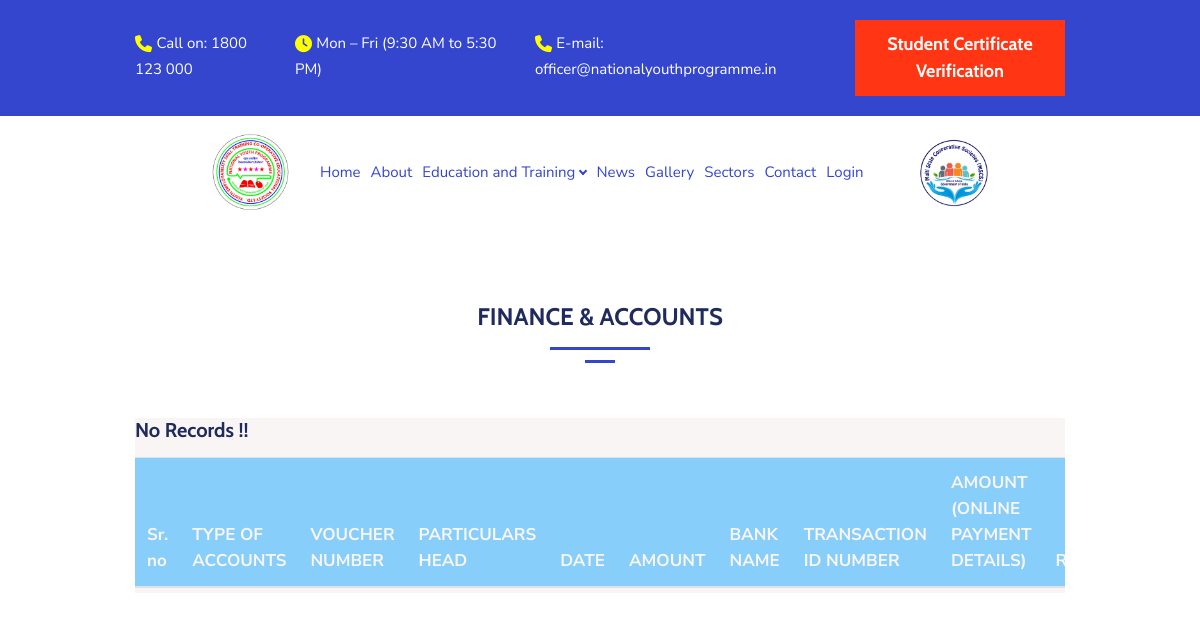
Page /e_finance_and_accounts on the earlier database version.
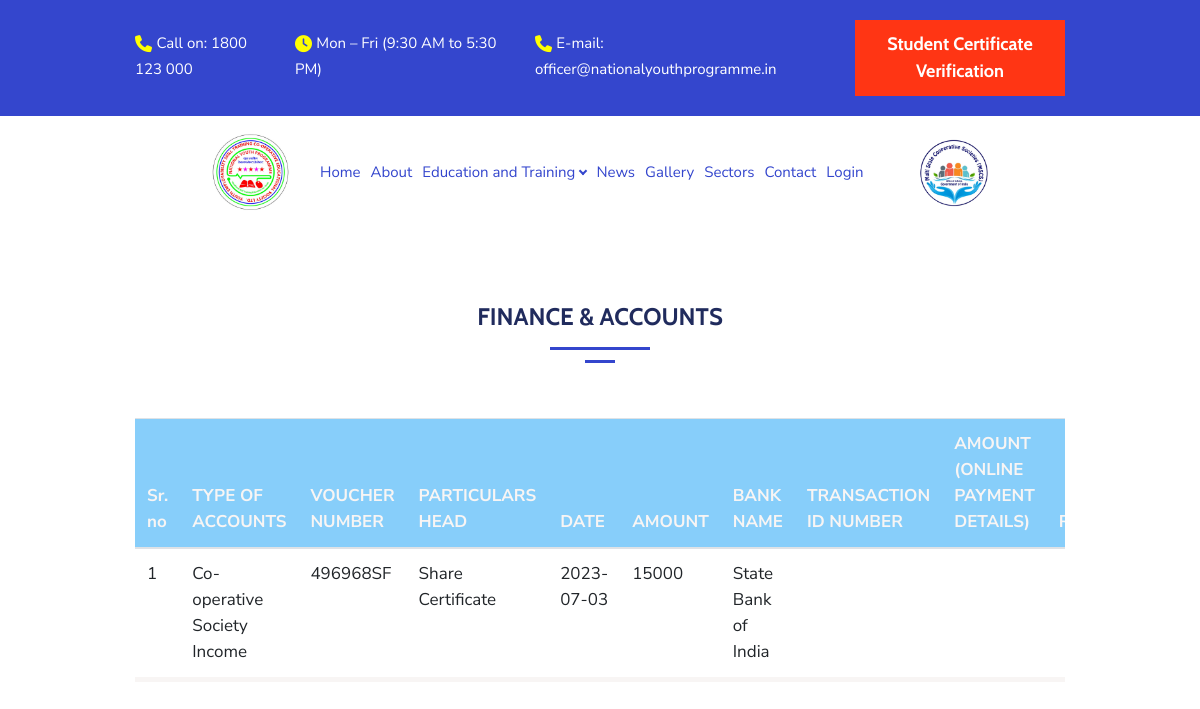
Same page on the later database version.
### nationalyouth/models.py (models this page shows, shortened)
class E_Office_Account(models.Model):
    type_of_account = models.ForeignKey(Type_of_Account, on_delete = models.CASCADE,null=True,blank=True) #select option filed
    voucher_number = models.CharField(max_length=250)
    particular_head = models.ForeignKey(Particulars_Head, on_delete = models.CASCADE,null=True,blank=True) #select option filed
    date = models.CharField(max_length=250)
    amount = models.CharField(max_length=250)
    bank_name = models.CharField(max_length=250)
    amount_detail = models.CharField(max_length=250)
    transaction_number = models.CharField(max_length=250)
    remark = models.CharField(max_length=250)
    name = models.CharField(max_length=250)
    college_name = models.ForeignKey(College_Name, on_delete = models.CASCADE,null=True,blank=True) #select option filed
    address = models.CharField(max_length=250)
    amount2 = models.CharField(max_length=250)
    file_referral_number = models.CharField(max_length=250)
    office_registration_number = models.CharField(max_length=250)
    pan_card_number = models.CharField(max_length=250)
    officer_incharge_name = models.CharField(max_length=250)
    secretary_name = models.CharField(max_length=250)
    officer_incharge_status = models.ForeignKey(Status, on_delete = models.CASCADE,null=True,blank=True,related_name='officer_incharge_status') #select option filed
    secretary_status = models.ForeignKey(Status, on_delete = models.CASCADE,null=True,blank=True,related_name='secretry_status') #select option filed
    remark_staff_approval = models.CharField(max_length=250)
    remark_officer_approval = models.CharField(max_length=250)
    office_referral_number = models.CharField(max_length=250)
    description = models.TextField(max_length=250,null=True)   # Doubt in field
    date_and_time = models.DateTimeField(auto_now_add=True)

class Type_of_Account(models.Model):
    type_of_account = models.CharField(max_length=250)
    date_and_time = models.DateTimeField(auto_now_add=True)

class Particulars_Head(models.Model):
    particular_head = models.CharField(max_length=250)
    date_and_time = models.DateTimeField(auto_now_add=True)
    def __str__(self):
        return self.particular_head

### nationalyouth/views.py (the view)
# urls.py: path('e_finance_and_accounts',e_finance_and_accounts,name='se_finance_and_accounts'),
def e_finance_and_accounts(request):
    all_e_finance_and_accounts = E_Office_Account.objects.all()
    data = {
        'all_e_finance_and_accounts':all_e_finance_and_accounts,
    }
    return render(request,'internal/e_finance_and_accounts.html',data)

### nationalyouth/templates/internal/e_finance_and_accounts.html (shortened to what this page needs)
{% extends 'Main/base.html' %} {% block main_content %} {% load static %}
<div class="phStickyWrap">
    {% include 'Main/header.html' %}
</div>
<body>
    <div class="d-lg-flex">
        <div class="container mb-16">
            <div class="row align-items-center justify-content-center">
                <div class="col-lg-12 col-md-12 col-sm-6 py-5 pt-15">
                    <center>
                        <h3>FINANCE & ACCOUNTS</h3>
                        <div style="display: flex; flex-direction: column; align-items: center;">
                            <div style="width: 100px; height: 3px; background-color: #3446CD; margin-bottom: 10px;">
                            </div>
                            <div style="width: 30px; height: 3px; background-color: #3446CD; margin-bottom: 55px;">
                            </div>
                        </div>
                    </center>
                  <section class="bg-light">
                    <div class="table-responsive" id="no-more-tables">
                        <table class="table bg-white">
                            <thead class="bg-dark text-light">
                                <tr>
                                    <th>Sr. no</th>
                                    <th>TYPE OF ACCOUNTS</th>
                                    <th>VOUCHER NUMBER</th>
                                    <th>PARTICULARS HEAD</th>
                                    <th>DATE</th>
                                    <th>AMOUNT</th>
                                    <th>BANK NAME</th>
                                    <th>TRANSACTION ID NUMBER</th>
                                    <th>AMOUNT (ONLINE PAYMENT DETAILS)</th>
                                    <th>REMARKS</th>
                                </tr>
                            </thead>
                            <tbody>
                                {% if all_e_finance_and_accounts %}
                                {% for finance_and_accounts in all_e_finance_and_accounts %}
                                <tr>
                                    <td>{{forloop.counter}}</td>
                                    <td>{{finance_and_accounts.type_of_account.type_of_account}}</td>
                                    <td>{{finance_and_accounts.voucher_number}}</td>
                                    <td>{{finance_and_accounts.particular_head}}</td>
                                    <td>{{finance_and_accounts.date}}</td>
                                    <td>{{finance_and_accounts.amount}}</td>
                                    <td>{{finance_and_accounts.bank_name}}</td>
                                </tr>
                                {% endfor %}
                                {% else %}
                                <h4>No Records !!</h4>
                                {% endif %}
                            </tbody>
                        </table>
                    </div>
                  </section>
                </div>
            </div>
        </div>
        {% endblock %}

### nationalyouth/templates/Main/base.html (shortened to what this page needs)
<!DOCTYPE html>
<html lang="en">
{% load static %}
<head>
	<link rel="stylesheet" href="{% static 'main/css/bootstrap.css' %}">
	<link rel="stylesheet" href="{% static 'main/css/style.css' %}">
	<link rel="stylesheet" href="{% static 'main/css/colors.css' %}">
	<link rel="stylesheet" href="{% static 'main/css/responsive.css' %}">
</head>
<body>
{% block main_content %}{% endblock %}
</body>
</html>

### nationalyouth/templates/Main/header.html (shortened to what this page needs)
{% load static %}
<header id="pageHeader" class="bg-white">
    <div class="hdTopBar py-2 py-xl-3 pb-2" style="background-color: #3446cd; display: none; display: -webkit-box;">
        <div class="container">
            <div class="row">
                <div class="col-md-2 pt-4">
                    <a href="tel:1800 123 000">
                        <i class="fas fa-phone align-middle icn" style="color: yellow;">
                            <span class="sr-only">icon</span></i>
                        <span style="color: white;font-size: 15px;">Call on: 1800 123 000</span>
                    </a>
                </div>
                <div class="col-md-3 pt-4">
                    <time datetime="2023-06-12">
                        <i class="fa fa-clock align-middle icn" style="color: yellow;"></i>
                        <span style="color: white;font-size: 15px;">Mon – Fri (9:30 AM to 5:30 PM)
                    </time>
                </div>
                <div class="col-md-4 pt-4"> <a>
                        <i class="fas fa-phone align-middle icn" style="color: yellow;"></i>
                        <span style="color: white;font-size: 15px;">E-mail: officer@nationalyouthprogramme.in</span>
                    </a>
                </div>
                <div class="col-md-3 pb-2">
                    <button type="button"
                        class="btn btnTheme d-flex font-weight-bold text-capitalize position-relative border-0 p-0 mt-2 btnWidthSmall"
                        data-hover="Student Certificate Verification">
                        <span class="d-block btnText">Student Certificate Verification</span>
                    </button>
                </div>
            </div>
        </div>
    </div>
    <div class="hdFixerWrap py-2 py-md-3 py-xl-5 sSticky" style="background-color: #ffffff;">
        <div class="container">
            <nav class="navbar navbar-expand-md navbar-light p-0">
                <div class="logo flex-shrink-0 ml-15 mr-6">
                    <a href="/">
                        <img width="80px" src="{% static 'main/images/homepage/leftlogo.png' %}" class="img-fluid"
                            alt="egovt">
                    </a>
                </div>
                <div
                    class="hdNavWrap flex-grow-1 d-flex align-items-center justify-content-end justify-content-lg-start">
                    <div class="collapse navbar-collapse pageMainNavCollapse mt-2 mt-md-0" id="pageMainNavCollapse">
                        <ul class="navbar-nav mainNavigation">
                            <li class="nav-item dropdown ddohOpener">
                                <a class="nav-link" href=" /" role="button" aria-haspopup="true" aria-expanded="false"
                                    style="color: #3446CD;">Home</a>
                            </li>
                            <li class="nav-item dropdown ddohOpener">
                                <a class="nav-link" href="/about_us" role="button" aria-haspopup="true"
                                    aria-expanded="false" style="color: #3446CD;">About</a>
                            </li>
                            <li class="nav-item dropdown ddohOpener">
                                <a class="nav-link dropdown-toggle dropIcn" href="javascript:void(0);" role="button"
                                    data-toggle="dropdown" aria-haspopup="true" aria-expanded="false"
                                    style="color: #3446CD;">Education and
                                    Training</a>
                            </li>
                            <li class="nav-item dropdown ddohOpener">
                                <a class="nav-link" href="/news" role="button" aria-haspopup="true"
                                    aria-expanded="false" style="color: #3446CD;">News</a>
                            </li>
                            <li class="nav-item dropdown ddohOpener">
                                <a class="nav-link" href="/gallery" role="button" aria-haspopup="true"
                                    aria-expanded="false" style="color: #3446CD;">Gallery</a>
                            </li>
                            <li class="nav-item dropdown ddohOpener">
                                <a class="nav-link" href="/sector" role="button" aria-haspopup="true"
                                    aria-expanded="false" style="color: #3446CD;">Sectors</a>
                            </li>
                            <li class="nav-item dropdown ddohOpener">
                                <a class="nav-link" href="/contact_us" role="button" aria-haspopup="true"
                                    aria-expanded="false" style="color: #3446CD;">Contact</a>
                            </li>
                            {% if user.is_authenticated %}
                            <li class="nav-item dropdown ddohOpener">
                                <a class="nav-link" href="/user_logout" role="button" aria-haspopup="true"
                                    aria-expanded="false" style="color: #3446CD;">Logout</a>
                            </li>
                            {% else %}
                            <li class="nav-item dropdown ddohOpener">
                                <a class="nav-link" href="/dologin" role="button" aria-haspopup="true"
                                    aria-expanded="false" style="color: #3446CD;">Login</a>
                            </li>
                            {% endif %}
                        </ul>
                    </div>
                </div>
                <div class="d-flex justify-content-end">
                    <div class="logo flex-shrink-0 ml-15 mr-14">
                        <a href="/">
                            <img width="80px" src="{% static 'main/images/homepage/rightlogo.png' %}" class="img-fluid"
                                alt="egovt">
                        </a>
                    </div>
                </div>
            </nav>
        </div>
    </div>
</header>

### nationalyouth/static/main/css/colors.css (style rules this page uses)
.btnTheme.btnNoOver, .btnTheme .btnText, .dotsList.dotsListii li.slick-active button, .dotsList.dotsListii button:hover, .btn-outline-light:hover, .progressTheme, .ssArrowVii:hover, .hdLangDropdown .dropdown-item:hover, .hdLangDropdown .dropdown-item.active, .dropdown-submenu:hover > .dropdown-item, .dropdown-submenu.show > .dropdown-item, .hdDropdownList > li.active > a, .hdDropdownList a:hover, .fflColumn:hover .icnWrap, .featuresAsideBlock::before, .btnPlayLink .icnPlay, .ueTimeTag .textDay, .ccwIcn, .npbTimeTag, .erLinksList.bgTheme, .mcssList .mcssLink:hover, .egdColumn:hover .btn, .egdColumn .icnWrap, .infigQuote, .gbfColumn:hover .icnWrap, .pagination .page-item.active .page-link, .pagination .page-link:hover, .ueEveColumn__list .btnCustomLightOutline::before, .ifbFiltersList li.active a, .ifbFiltersList a:hover, .dtlhDress, .scgTabList .nav-link::after, .scgTabList.nav-tabs .nav-link::after, .postNavigatorNav .btnPrev:hover, .postNavigatorNav .btnNext:hover, .btnYouPlay, .btnLinkShare:hover, .donationForm .customRadioBtnLabel .cuFakeLabel::after, .ourPromiseBlock .btnPlayHolder:hover .btnPlay::before, .ourPromiseBlock .videoWrap .btnPlay, .opbTabset .nav-link.active, .opbTabset .nav-link:hover, .progressBar .percentageProgBar .over, .progressBar .pbCountNumber, .widgetWrap.bgTheme, #myTab .tablink::before, .causeSingle .ourCauseColumn[data-featured-tag]::before, .echColumnii .spanLinkGo, .getDirColumn .ardBadge, .ui-widget.ui-slider.ui-slider-horizontal .ui-widget-header, .vssDropdownList li, .newsSingleWrap .dropCap { background-color: #ff3514; }
.btnTheme.btnNoOver:hover, .btnTheme::before, .btnLink, .form-group .req, .hdScheduleList .icn, .mainNavigation.navbar-nav .nav-item.active .nav-link, .mainNavigation.navbar-nav .nav-link:hover, .mainNavigation.navbar-nav .nav-link:focus, .mainNavigation.navbar-nav .nav-link:active, .mainNavigation .ddohOpener:hover > .nav-link, .hdSearchOpener:hover, .fflColumn .icnWrap, .cfbFeatList .icnWrap, .erLinksList > li > a:hover, .egdColumn:hover .icnWrap, .dcsColumn .icnWrap, .coDefaultList > li::before, .drItemRow .btnDownload, .widgetDepartsNav li.active > a, .widgetFiltersNav li.active > a, .widgetDepartsNav li a:hover, .widgetFiltersNav li a:hover, .prtColumn .icnWrap, .euTitle, .tlTimeTitle, .adminCountsList .textLarge, .helpAsideBlock .habTitle, .gbfColumn .icnWrap, .uecTime .textLarge, .widgetUpcoming .icn, .widgetTags a:hover, .widgetTags a.current, .tagList a:hover, .tagList a.current, .pnnPaginList li > a, .newsClassicColumn .icnTheme, .btnYouPlay:hover, .customCheckboxLabel .cuFakeLabel::after, .reviewSubmissionForm .req, .ratingStarList li a:hover, .ratingStarList li.active, .ratingStarList li.active a, .sdbWDescription .ratingStarList li.active, .quantity .quantity-button:hover, .cartTable .quantity .quantity-button:hover, .clientQuote q::before, .thanksForSupportingBlock .habTitle, .ourPromiseBlock .habTitle, .sectionWrap .habTitle, .callLink:hover, .callLink .icn, .clientQuoteii::after, .govServiceCol .icnWrap, #myTab .tablink.active, #myTab .tablink:hover, .causeSingle .icnTheme, .newsSingleWrap .icnTheme, .newsSingleWrap .tagList a.active, .widget h3, .widget .h3 { color: #ff3514; }
.btnTheme.btnNoOver, .btnTheme.btnNoOver:hover, .btnTheme::before, .btn-outline-light:hover, .navbar-light .pgNavOpener, .meetQuote, .egdColumn:hover .btn, .timelineList > li::after, .edupiInfosList .edupiilWrap::before, .dcsTabset .nav-link::before, .dcsTabset.nav-tabs .nav-link::before, .pagination .page-item.active .page-link, .pagination .page-link:hover, .ueEveColumn__list .btnCustomLightOutline::before, .postNavigatorNav .btnPrev:hover, .postNavigatorNav .btnNext:hover, .btnLinkShare:hover, .arddColumnSlider .slick-arrow:hover, .nwssHolder .vssOpener.hover { border-color: #ff3514; }

Differences in the rows shown:
added E_Office_Account: type_of_account.type_of_account "Co-operative Society Income", voucher_number "496968SF", particular_head "Share Certificate", date "2023-07-03", amount "15000", bank_name "State Bank of India"
Other differences:
text no longer shown: "No Records !!"
